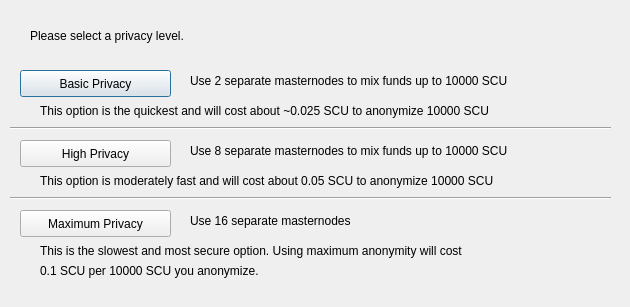
<?xml version="1.0" encoding="UTF-8"?>
<ui version="4.0">
 <class>ObfuscationConfig</class>
 <widget class="QDialog" name="ObfuscationConfig">
  <property name="geometry">
   <rect>
    <x>0</x>
    <y>0</y>
    <width>630</width>
    <height>307</height>
   </rect>
  </property>
  <property name="windowTitle">
   <string>Configure Obfuscation</string>
  </property>
  <widget class="QPushButton" name="buttonBasic">
   <property name="geometry">
    <rect>
     <x>20</x>
     <y>70</y>
     <width>151</width>
     <height>27</height>
    </rect>
   </property>
   <property name="text">
    <string>Basic Privacy</string>
   </property>
  </widget>
  <widget class="QPushButton" name="buttonHigh">
   <property name="geometry">
    <rect>
     <x>20</x>
     <y>140</y>
     <width>151</width>
     <height>27</height>
    </rect>
   </property>
   <property name="text">
    <string>High Privacy</string>
   </property>
  </widget>
  <widget class="QPushButton" name="buttonMax">
   <property name="geometry">
    <rect>
     <x>20</x>
     <y>210</y>
     <width>151</width>
     <height>27</height>
    </rect>
   </property>
   <property name="text">
    <string>Maximum Privacy</string>
   </property>
  </widget>
  <widget class="QLabel" name="label">
   <property name="geometry">
    <rect>
     <x>30</x>
     <y>20</y>
     <width>571</width>
     <height>31</height>
    </rect>
   </property>
   <property name="text">
    <string>Please select a privacy level.</string>
   </property>
  </widget>
  <widget class="QLabel" name="label_2">
   <property name="geometry">
    <rect>
     <x>190</x>
     <y>70</y>
     <width>421</width>
     <height>21</height>
    </rect>
   </property>
   <property name="text">
    <string>Use 2 separate masternodes to mix funds up to 10000 SCU</string>
   </property>
  </widget>
  <widget class="QLabel" name="label_3">
   <property name="geometry">
    <rect>
     <x>190</x>
     <y>140</y>
     <width>411</width>
     <height>21</height>
    </rect>
   </property>
   <property name="text">
    <string>Use 8 separate masternodes to mix funds up to 10000 SCU</string>
   </property>
  </widget>
  <widget class="QLabel" name="label_4">
   <property name="geometry">
    <rect>
     <x>190</x>
     <y>210</y>
     <width>421</width>
     <height>21</height>
    </rect>
   </property>
   <property name="text">
    <string>Use 16 separate masternodes</string>
   </property>
  </widget>
  <widget class="QLabel" name="label_6">
   <property name="geometry">
    <rect>
     <x>40</x>
     <y>100</y>
     <width>561</width>
     <height>21</height>
    </rect>
   </property>
   <property name="text">
    <string>This option is the quickest and will cost about ~0.025 SCU to anonymize 10000 SCU</string>
   </property>
  </widget>
  <widget class="QLabel" name="label_7">
   <property name="geometry">
    <rect>
     <x>40</x>
     <y>170</y>
     <width>561</width>
     <height>21</height>
    </rect>
   </property>
   <property name="text">
    <string>This option is moderately fast and will cost about 0.05 SCU to anonymize 10000 SCU</string>
   </property>
  </widget>
  <widget class="QLabel" name="label_8">
   <property name="geometry">
    <rect>
     <x>40</x>
     <y>240</y>
     <width>561</width>
     <height>21</height>
    </rect>
   </property>
   <property name="text">
    <string>This is the slowest and most secure option. Using maximum anonymity will cost</string>
   </property>
  </widget>
  <widget class="QLabel" name="label_9">
   <property name="geometry">
    <rect>
     <x>40</x>
     <y>260</y>
     <width>561</width>
     <height>21</height>
    </rect>
   </property>
   <property name="text">
    <string>0.1 SCU per 10000 SCU you anonymize.</string>
   </property>
  </widget>
  <widget class="Line" name="line">
   <property name="geometry">
    <rect>
     <x>10</x>
     <y>120</y>
     <width>601</width>
     <height>16</height>
    </rect>
   </property>
   <property name="orientation">
    <enum>Qt::Horizontal</enum>
   </property>
  </widget>
  <widget class="Line" name="line_2">
   <property name="geometry">
    <rect>
     <x>10</x>
     <y>190</y>
     <width>601</width>
     <height>16</height>
    </rect>
   </property>
   <property name="orientation">
    <enum>Qt::Horizontal</enum>
   </property>
  </widget>
 </widget>
 <resources/>
 <connections/>
</ui>
